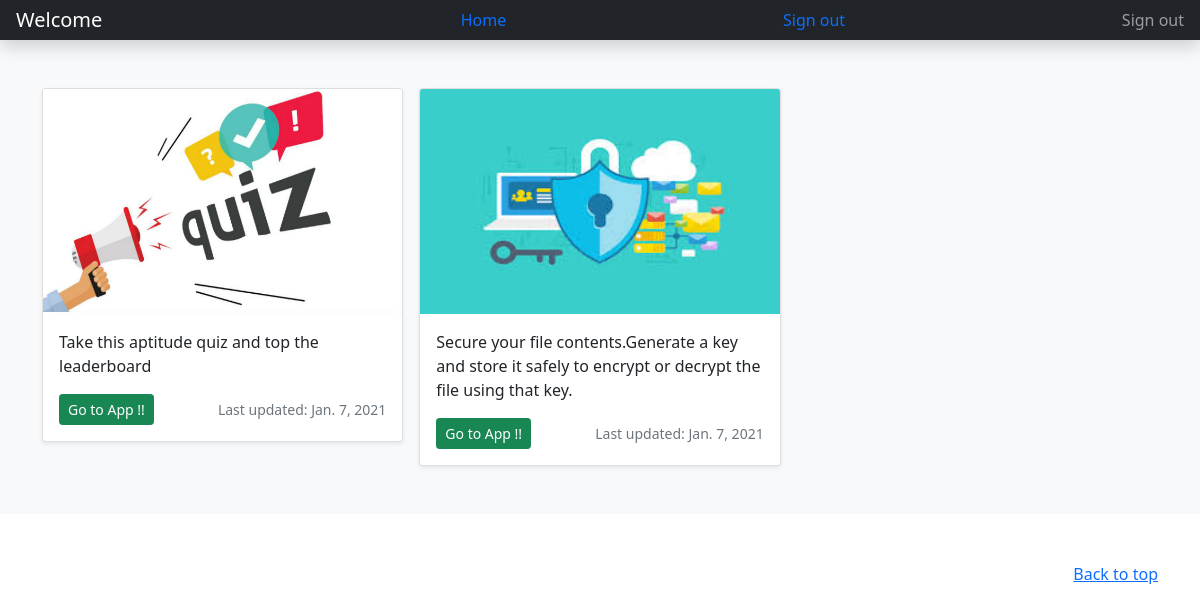
Page /home/ on the earlier database version.
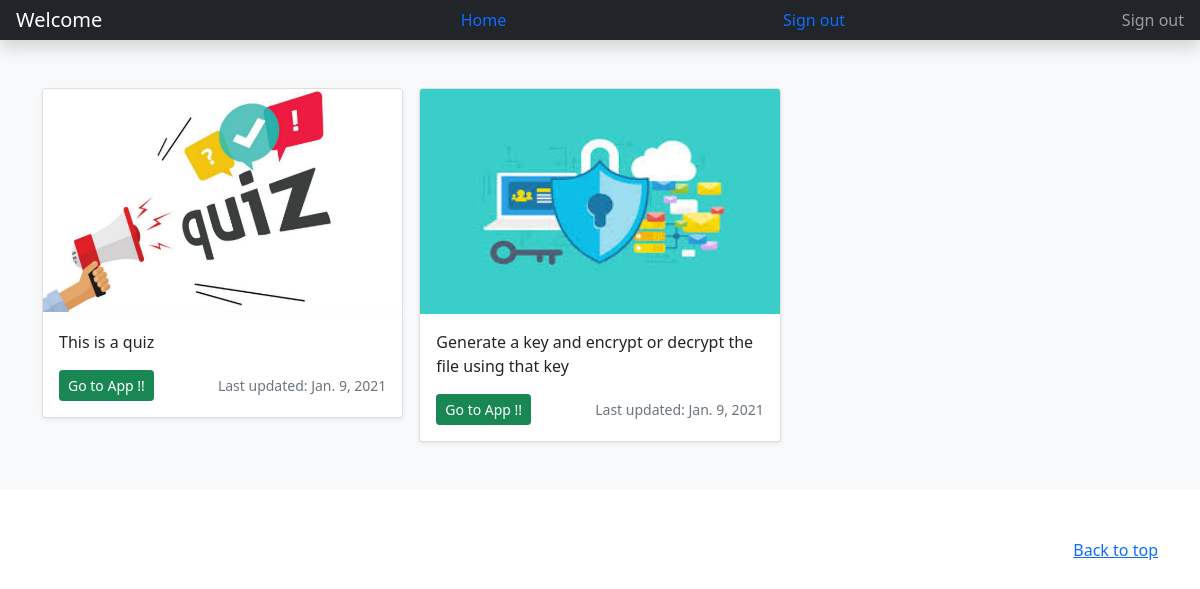
Same page on the later database version.
### home/models.py (models this page shows, shortened)
class Apps(models.Model):
    app_name = models.CharField(max_length=30)
    description = models.CharField(max_length=500)
    last_updated = models.DateField()
    image_name = models.CharField(max_length=30,blank=True)

### home/views.py (the view)
# urls.py: path('', views.Applist,name="Applist"),
def Applist(request):
    apps = Apps.objects.all()
    return render(request,'home.html',{'apps' : apps})

### home/templates/home.html
{% extends 'base.html' %}
{% load static %}
{% block content %}
<div class="album py-5 bg-light">
    <div class="container">
        <div class="row row-cols-1 row-cols-sm-2 row-cols-md-3 g-3">
        {% for app in apps %}
        <div class="col">
          <div class="card shadow-sm">
            <img class="card-img-top" src="{% static app.image_name %}" width="100%" height="225"></img>
            <div class="card-body">
              <p class="card-text">{{ app.description }}</p>
              <div class="d-flex justify-content-between align-items-center">
                <div class="btn-group">
                  <a href="{% url app.app_name %}"><button type="button" class="btn btn-sm btn-success">Go to App !!</button></a>
                </div>
                <small class="text-muted">Last updated: {{ app.last_updated}}</small>
              </div>
            </div>
          </div>
        </div>
        {% endfor %}
        </div>
    </div>
  </div>
  {% endblock %}

### home/templates/base.html (shortened to what this page needs)
<!doctype html>
{% load socialaccount %}
{% load static %}
<html lang="en">
  <head>
    <link href="https://cdn.jsdelivr.net/npm/bootstrap@5.0.0-beta1/dist/css/bootstrap.min.css" rel="stylesheet">
  </head>
  <body>
    <header class="navbar navbar-dark sticky-top bg-dark flex-md-nowrap p-0 shadow">
        <a class="navbar-brand col-md-3 col-lg-2 me-0 px-3" href="#">Welcome {{ user.username }}</a>
        <a class="nav-link" href="{% url 'Applist' %}">Home</a>
        <a class="nav-link" href="{% url 'account_logout' %}">Sign out</a>
        <ul class="navbar-nav px-3">
          <li class="nav-item text-nowrap">
            <a class="nav-link" href="{% url 'account_logout' %}">Sign out</a>
          </li>
        </ul>
      </header>
<main>
    {% block content %}
    {% endblock %}
</main>
<footer class="text-muted py-5">
  <div class="container">
    <p class="float-end mb-1">
      <a href="#">Back to top</a>
    </p>
  </div>
</footer>
  </body>
</html>

Differences in the rows shown:
removed Apps: image_name (picture), description "Take this aptitude quiz and top the leaderboard", last_updated "Jan. 7, 2021"
removed Apps: image_name (picture), description "Secure your file contents.Generate a key and store it safely to encrypt or decrypt the file using that key.", last_updated "Jan. 7, 2021"
added Apps: image_name (picture), description "This is a quiz", last_updated "Jan. 9, 2021"
added Apps: image_name (picture), description "Generate a key and encrypt or decrypt the file using that key", last_updated "Jan. 9, 2021"
